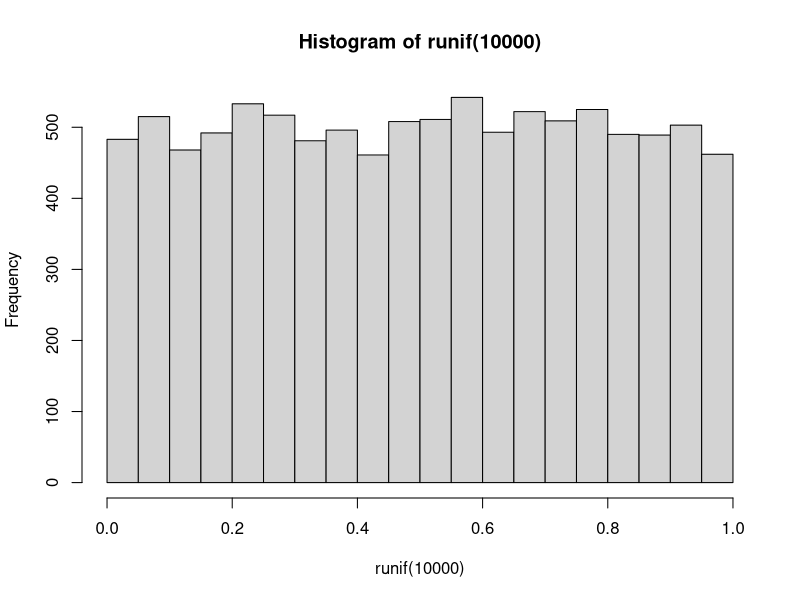
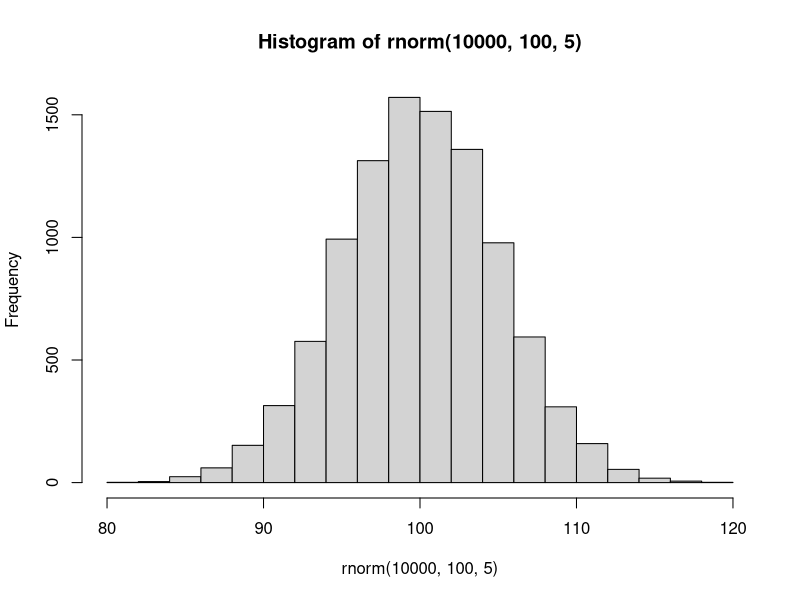

R code for these plots, in order:
## ---- chunk 1
paste("OTU_", 1, sep="")
paste("OTU_", 1:10, sep="")
## ---- chunk 2
str_vec1 <- c("aaa", "bbb", "ccc", "ddd")
str_vec2 <- c(1, 2, 3, 4)
paste(str_vec1, str_vec2, sep="_")
paste(str_vec1, collapse ="_")
## ---- chunk 3
sentence = "The earth is round (p < 0.05)."
strsplit(sentence, split=" ", fixed=F)
strsplit(sentence, split="\\s", fixed=F)
substr(sentence,5,9)
## ---- chunk 4
str_vec <- c("aaa", "bbb", "ccc", "ddd")
grep("a", str_vec)
grep("b", str_vec)
grep("b", str_vec, value=T)
grep("b", str_vec, value=T, invert=T)
grep("z", str_vec)
grepl("b", str_vec)
## ---- chunk 5
sentence = "Bacteria;Firmicutes;Clostridia;Clostridiales;Lachnospiraceae"
sub(";", replacement="__", sentence)
gsub(";", replacement="__", sentence)
## ---- chunk 6
runif(5) #sampling 5 numbers form 0 to 1
runif(5,2,10) #sampling 5 numbers form 2 to 10
hist(runif(10000))
## ---- chunk 7
rnorm(5) #sampling 5 numbers : mean = 0, sd = 1
rnorm(5,10,1) #sampling 5 numbers : mean = 10, sd = 1
hist(rnorm(10000,100,5))
## ---- chunk 8
rbinom(10,10,0.9)
## ---- chunk 9
rexp(10,3)
## ---- chunk 10
M <- matrix(0, nrow = 5, ncol = 6)
M
M <- matrix(rnorm(3*2,10,5),3,2)
M
## ---- chunk 11
dim(M)
nrow(M)
ncol(M)
## ---- chunk 12
cbind(M,M)
rbind(M,M)
## ---- chunk 13
M <- matrix(1:8,nrow = 2, dimnames = list(c("r1","r2"),c("c1","c2","c3","c4")))
M
t(M) # 轉置
M[nrow(M):1,] # 上下翻轉
M[,ncol(M):1] # 左右翻轉
t(apply(M, 2, rev)) # 順時針90度翻轉
apply(t(M), 2, rev) # 逆時針90度翻轉
## ---- chunk 14
M <- matrix(1:9,3,3)
M
diag(M) #對角線的元素
diag(M) = 0
M

M %*% M #矩陣乘法

library(matrixStats)
M <- matrix(rnorm(5*7,10,3),5,7)
M
rowSums(M)
rowMeans(M)
rowSds(M)
rowMaxs(M)
rowMins(M)
## ---- chunk 15
gene_expression <- matrix(rnorm(5*6,10,3),5,6)
colnames(gene_expression) <- paste0("sample_",1:6)
rownames(gene_expression) <- paste0("gene_",1:5)
## ---- chunk 16
gene_expression
## ---- chunk 17
knitr::kable(gene_expression)
## ---- chunk 18
cal_z_score <- function(x){
  (x - mean(x)) / sd(x)
}
z_transformed <- t(apply(gene_expression, 1, cal_z_score))
z_transformed
## ---- chunk 19
knitr::kable(z_transformed)
## ---- chunk 20
rowMeans(z_transformed)
rowSds(z_transformed)
